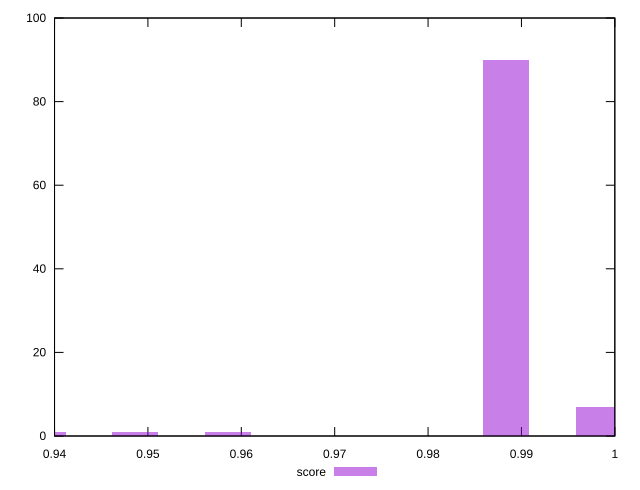

This chart was generated by the following gnuplot code:
reset

$score <<EOF
0.9585771384506259 1
0.9883774639983137 90
0.998310905847543 7
0.9387102547521673 1
0.9486436966013966 1
EOF

set key outside below
set boxwidth 0.004966720924614642
set xrange [0.94:1]
set yrange [0:100]
set trange [0:100]
set style fill transparent solid 0.5 noborder
set terminal svg size 640, 490 enhanced background rgb 'white'
set output "reports/report_00033_2021-03-01T14-23-16.841Z/bootup-time/samples/astro-inner-cached/score/histogram.svg"

plot $score title "score" with boxes

reset
